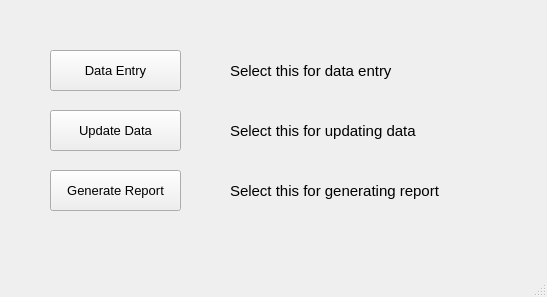
<?xml version="1.0" encoding="UTF-8"?>
<ui version="4.0">
 <class>UiSelector</class>
 <widget class="QMainWindow" name="UiSelector">
  <property name="geometry">
   <rect>
    <x>0</x>
    <y>0</y>
    <width>547</width>
    <height>297</height>
   </rect>
  </property>
  <property name="maximumSize">
   <size>
    <width>547</width>
    <height>297</height>
   </size>
  </property>
  <property name="windowTitle">
   <string>UI Selector</string>
  </property>
  <widget class="QWidget" name="centralwidget">
   <widget class="QPushButton" name="pushButton">
    <property name="geometry">
     <rect>
      <x>50</x>
      <y>50</y>
      <width>131</width>
      <height>41</height>
     </rect>
    </property>
    <property name="font">
     <font>
      <pointsize>10</pointsize>
     </font>
    </property>
    <property name="text">
     <string>Data Entry</string>
    </property>
   </widget>
   <widget class="QPushButton" name="pushButton_2">
    <property name="geometry">
     <rect>
      <x>50</x>
      <y>110</y>
      <width>131</width>
      <height>41</height>
     </rect>
    </property>
    <property name="font">
     <font>
      <pointsize>10</pointsize>
     </font>
    </property>
    <property name="text">
     <string>Update Data</string>
    </property>
   </widget>
   <widget class="QPushButton" name="pushButton_3">
    <property name="geometry">
     <rect>
      <x>50</x>
      <y>170</y>
      <width>131</width>
      <height>41</height>
     </rect>
    </property>
    <property name="font">
     <font>
      <pointsize>10</pointsize>
     </font>
    </property>
    <property name="text">
     <string>Generate Report</string>
    </property>
   </widget>
   <widget class="QLabel" name="label">
    <property name="geometry">
     <rect>
      <x>230</x>
      <y>60</y>
      <width>251</width>
      <height>21</height>
     </rect>
    </property>
    <property name="font">
     <font>
      <pointsize>11</pointsize>
     </font>
    </property>
    <property name="text">
     <string>Select this for data entry</string>
    </property>
   </widget>
   <widget class="QLabel" name="label_2">
    <property name="geometry">
     <rect>
      <x>230</x>
      <y>120</y>
      <width>251</width>
      <height>21</height>
     </rect>
    </property>
    <property name="font">
     <font>
      <pointsize>11</pointsize>
     </font>
    </property>
    <property name="text">
     <string>Select this for updating data</string>
    </property>
   </widget>
   <widget class="QLabel" name="label_3">
    <property name="geometry">
     <rect>
      <x>230</x>
      <y>180</y>
      <width>251</width>
      <height>21</height>
     </rect>
    </property>
    <property name="font">
     <font>
      <pointsize>11</pointsize>
     </font>
    </property>
    <property name="text">
     <string>Select this for generating report</string>
    </property>
   </widget>
  </widget>
  <widget class="QMenuBar" name="menubar">
   <property name="geometry">
    <rect>
     <x>0</x>
     <y>0</y>
     <width>547</width>
     <height>21</height>
    </rect>
   </property>
  </widget>
  <widget class="QStatusBar" name="statusbar"/>
 </widget>
 <resources/>
 <connections/>
</ui>
